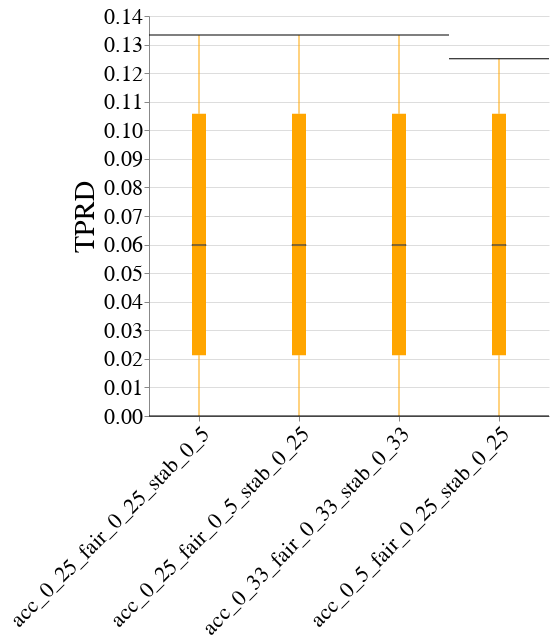

Notebook code for this chart:
### Code cell
create_box_plot_per_dataset_and_case_study(to_plot=best_lp_metrics_per_exp_config_df,
                                           exp_name=EXP_NAME,
                                           dataset_name=DATASET_NAME,
                                           case_study_name=CASE_STUDY_NAME,
                                           metric_name="Equalized_Odds_TPR",
                                           group=GROUP)

### Figure 1 — Vega-Lite specification as saved in the notebook (floating-point values rounded to 4 significant figures)
{"config": {"view": {"continuousWidth": 400, "continuousHeight": 300, "stroke": null}, "axis": {"labelFontSize": 22, "labelFontWeight": "normal", "titleFontSize": 28, "titleFontWeight": "normal"}, "title": {"fontSize": 28}}, "data": {"name": "data-73ada0e60e3822f5a2a5502a6a20af2e"}, "mark": {"type": "boxplot", "color": "orange", "median": {"stroke": "black", "strokeWidth": 0.7}, "ticks": true}, "encoding": {"x": {"axis": {"labelAngle": -45, "labelLimit": 500}, "field": "exp_config_name", "title": null, "type": "nominal"}, "y": {"field": "disparity_metric_value", "scale": {"zero": false}, "title": "TPRD", "type": "quantitative"}}, "height": 400, "width": 400, "$schema": "https://vega.github.io/schema/vega-lite/v4.17.0.json", "datasets": {"data-73ada0e60e3822f5a2a5502a6a20af2e": [{"exp_config_name": "acc_0_25_fair_0_25_stab_0_5", "run_num": 1, "logical_pipeline_uuid": "Tm9uZSZOT19GQUlSTkVTU19JTlRFUlZFTlRJT04mcmZfY2xm", "physical_pipeline_uuid": "7dbfe994-65d4-431f-b832-d6262564fe40", "compound_pp_quality": 0.9357, "metric": "Equalized_Odds_TPR", "model_name": "rf_clf", "runtime_in_mins": 0.3596, "dataset_name": "diabetes", "logical_pipeline_name": "None&NO_FAIRNESS_INTERVENTION&rf_clf", "null_imputer_name": "None", "fairness_intervention_name": "NO_FAIRNESS_INTERVENTION", "Gender_dis": 0.9444, "Gender_priv": 0.8846, "overall": 0.9091, "disparity_metric_value": 0.05983}, {"exp_config_name": "acc_0_25_fair_0_25_stab_0_5", "run_num": 2, "logical_pipeline_uuid": "Tm9uZSZOT19GQUlSTkVTU19JTlRFUlZFTlRJT04mcmZfY2xm", "physical_pipeline_uuid": "2388c476-c420-4416-a00c-3f5092645cfe", "compound_pp_quality": 0.9335, "metric": "Equalized_Odds_TPR", "model_name": "rf_clf", "runtime_in_mins": 1.729, "dataset_name": "diabetes", "logical_pipeline_name": "None&NO_FAIRNESS_INTERVENTION&rf_clf", "null_imputer_name": "None", "fairness_intervention_name": "NO_FAIRNESS_INTERVENTION", "Gender_dis": 1.0, "Gender_priv": 0.9787, "overall": 0.9875, "disparity_metric_value": 0.02128}, {"exp_config_name": "acc_0_25_fair_0_25_stab_0_5", "run_num": 3, "logical_pipeline_uuid": "Tm9uZSZOT19GQUlSTkVTU19JTlRFUlZFTlRJT04mcmZfY2xm", "physical_pipeline_uuid": "15190404-0407-400f-a9fd-c2b9810c7f99", "compound_pp_quality": 0.8936, "metric": "Equalized_Odds_TPR", "model_name": "rf_clf", "runtime_in_mins": 0.2844, "dataset_name": "diabetes", "logical_pipeline_name": "None&NO_FAIRNESS_INTERVENTION&rf_clf", "null_imputer_name": "None", "fairness_intervention_name": "NO_FAIRNESS_INTERVENTION", "Gender_dis": 0.9667, "Gender_priv": 0.8333, "overall": 0.8846, "disparity_metric_value": 0.1333}, {"exp_config_name": "acc_0_25_fair_0_25_stab_0_5", "run_num": 4, "logical_pipeline_uuid": "Tm9uZSZOT19GQUlSTkVTU19JTlRFUlZFTlRJT04mcmZfY2xm", "physical_pipeline_uuid": "5190675e-2b12-495b-a8bb-4420f06ab8d0", "compound_pp_quality": 0.8998, "metric": "Equalized_Odds_TPR", "model_name": "rf_clf", "runtime_in_mins": 0.1495, "dataset_name": "diabetes", "logical_pipeline_name": "None&NO_FAIRNESS_INTERVENTION&rf_clf", "null_imputer_name": "None", "fairness_intervention_name": "NO_FAIRNESS_INTERVENTION", "Gender_dis": 0.9143, "Gender_priv": 0.8085, "overall": 0.8537, "disparity_metric_value": 0.1058}, {"exp_config_name": "acc_0_25_fair_0_25_stab_0_5", "run_num": 5, "logical_pipeline_uuid": "Tm9uZSZOT19GQUlSTkVTU19JTlRFUlZFTlRJT04mcmZfY2xm", "physical_pipeline_uuid": "028ba49c-e6ec-4363-b79f-9714485aabc6", "compound_pp_quality": 0.9215, "metric": "Equalized_Odds_TPR", "model_name": "rf_clf", "runtime_in_mins": 0.458, "dataset_name": "diabetes", "logical_pipeline_name": "None&NO_FAIRNESS_INTERVENTION&rf_clf", "null_imputer_name": "None", "fairness_intervention_name": "NO_FAIRNESS_INTERVENTION", "Gender_dis": 1.0, "Gender_priv": 1.0, "overall": 1.0, "disparity_metric_value": 0.0}, {"exp_config_name": "acc_0_25_fair_0_5_stab_0_25", "run_num": 1, "logical_pipeline_uuid": "Tm9uZSZOT19GQUlSTkVTU19JTlRFUlZFTlRJT04mcmZfY2xm", "physical_pipeline_uuid": "1d038b04-892c-4018-8983-cedfdf03f090", "compound_pp_quality": 0.9367, "metric": "Equalized_Odds_TPR", "model_name": "rf_clf", "runtime_in_mins": 0.3948, "dataset_name": "diabetes", "logical_pipeline_name": "None&NO_FAIRNESS_INTERVENTION&rf_clf", "null_imputer_name": "None", "fairness_intervention_name": "NO_FAIRNESS_INTERVENTION", "Gender_dis": 0.9444, "Gender_priv": 0.8846, "overall": 0.9091, "disparity_metric_value": 0.05983}, {"exp_config_name": "acc_0_25_fair_0_5_stab_0_25", "run_num": 2, "logical_pipeline_uuid": "Tm9uZSZOT19GQUlSTkVTU19JTlRFUlZFTlRJT04mcmZfY2xm", "physical_pipeline_uuid": "c77cab1c-8555-4d2f-87cf-fb78385f612f", "compound_pp_quality": 0.9535, "metric": "Equalized_Odds_TPR", "model_name": "rf_clf", "runtime_in_mins": 0.7588, "dataset_name": "diabetes", "logical_pipeline_name": "None&NO_FAIRNESS_INTERVENTION&rf_clf", "null_imputer_name": "None", "fairness_intervention_name": "NO_FAIRNESS_INTERVENTION", "Gender_dis": 1.0, "Gender_priv": 0.9787, "overall": 0.9875, "disparity_metric_value": 0.02128}, {"exp_config_name": "acc_0_25_fair_0_5_stab_0_25", "run_num": 3, "logical_pipeline_uuid": "Tm9uZSZOT19GQUlSTkVTU19JTlRFUlZFTlRJT04mcmZfY2xm", "physical_pipeline_uuid": "83c2270c-92dd-4d60-9ad0-a31563ceb9f8", "compound_pp_quality": 0.8831, "metric": "Equalized_Odds_TPR", "model_name": "rf_clf", "runtime_in_mins": 0.1952, "dataset_name": "diabetes", "logical_pipeline_name": "None&NO_FAIRNESS_INTERVENTION&rf_clf", "null_imputer_name": "None", "fairness_intervention_name": "NO_FAIRNESS_INTERVENTION", "Gender_dis": 0.9667, "Gender_priv": 0.8333, "overall": 0.8846, "disparity_metric_value": 0.1333}, {"exp_config_name": "acc_0_25_fair_0_5_stab_0_25", "run_num": 4, "logical_pipeline_uuid": "Tm9uZSZOT19GQUlSTkVTU19JTlRFUlZFTlRJT04mcmZfY2xm", "physical_pipeline_uuid": "8ea4bf95-1e76-4700-b7aa-463ef3f2e078", "compound_pp_quality": 0.8962, "metric": "Equalized_Odds_TPR", "model_name": "rf_clf", "runtime_in_mins": 0.8846, "dataset_name": "diabetes", "logical_pipeline_name": "None&NO_FAIRNESS_INTERVENTION&rf_clf", "null_imputer_name": "None", "fairness_intervention_name": "NO_FAIRNESS_INTERVENTION", "Gender_dis": 0.9143, "Gender_priv": 0.8085, "overall": 0.8537, "disparity_metric_value": 0.1058}, {"exp_config_name": "acc_0_25_fair_0_5_stab_0_25", "run_num": 5, "logical_pipeline_uuid": "Tm9uZSZOT19GQUlSTkVTU19JTlRFUlZFTlRJT04mcmZfY2xm", "physical_pipeline_uuid": "118dd7f0-8c8c-46a6-8fea-3cf4c932cbae", "compound_pp_quality": 0.9516, "metric": "Equalized_Odds_TPR", "model_name": "rf_clf", "runtime_in_mins": 0.4297, "dataset_name": "diabetes", "logical_pipeline_name": "None&NO_FAIRNESS_INTERVENTION&rf_clf", "null_imputer_name": "None", "fairness_intervention_name": "NO_FAIRNESS_INTERVENTION", "Gender_dis": 1.0, "Gender_priv": 1.0, "overall": 1.0, "disparity_metric_value": 0.0}, {"exp_config_name": "acc_0_5_fair_0_25_stab_0_25", "run_num": 1, "logical_pipeline_uuid": "Tm9uZSZOT19GQUlSTkVTU19JTlRFUlZFTlRJT04mcmZfY2xm", "physical_pipeline_uuid": "9224fe8c-4944-4b70-89d2-e74dd943d5d5", "compound_pp_quality": 0.9342, "metric": "Equalized_Odds_TPR", "model_name": "rf_clf", "runtime_in_mins": 0.3736, "dataset_name": "diabetes", "logical_pipeline_name": "None&NO_FAIRNESS_INTERVENTION&rf_clf", "null_imputer_name": "None", "fairness_intervention_name": "NO_FAIRNESS_INTERVENTION", "Gender_dis": 0.9444, "Gender_priv": 0.8846, "overall": 0.9091, "disparity_metric_value": 0.05983}, {"exp_config_name": "acc_0_5_fair_0_25_stab_0_25", "run_num": 2, "logical_pipeline_uuid": "Tm9uZSZOT19GQUlSTkVTU19JTlRFUlZFTlRJT04mcmZfY2xm", "physical_pipeline_uuid": "18b02800-5d51-4800-8169-694cabafa5d5", "compound_pp_quality": 0.948, "metric": "Equalized_Odds_TPR", "model_name": "rf_clf", "runtime_in_mins": 1.003, "dataset_name": "diabetes", "logical_pipeline_name": "None&NO_FAIRNESS_INTERVENTION&rf_clf", "null_imputer_name": "None", "fairness_intervention_name": "NO_FAIRNESS_INTERVENTION", "Gender_dis": 1.0, "Gender_priv": 0.9787, "overall": 0.9875, "disparity_metric_value": 0.02128}, {"exp_config_name": "acc_0_5_fair_0_25_stab_0_25", "run_num": 3, "logical_pipeline_uuid": "Tm9uZSZOT19GQUlSTkVTU19JTlRFUlZFTlRJT04mbGdibV9jbGY=", "physical_pipeline_uuid": "fa2c365d-6050-4dde-8d07-dc3524d1f624", "compound_pp_quality": 0.8518, "metric": "Equalized_Odds_TPR", "model_name": "lgbm_clf", "runtime_in_mins": 0.07182, "dataset_name": "diabetes", "logical_pipeline_name": "None&NO_FAIRNESS_INTERVENTION&lgbm_clf", "null_imputer_name": "None", "fairness_intervention_name": "NO_FAIRNESS_INTERVENTION", "Gender_dis": 0.8333, "Gender_priv": 0.7083, "overall": 0.7564, "disparity_metric_value": 0.125}, {"exp_config_name": "acc_0_5_fair_0_25_stab_0_25", "run_num": 4, "logical_pipeline_uuid": "Tm9uZSZOT19GQUlSTkVTU19JTlRFUlZFTlRJT04mcmZfY2xm", "physical_pipeline_uuid": "e5c8e664-57ab-4082-a1cb-df61e5780802", "compound_pp_quality": 0.9003, "metric": "Equalized_Odds_TPR", "model_name": "rf_clf", "runtime_in_mins": 0.08119, "dataset_name": "diabetes", "logical_pipeline_name": "None&NO_FAIRNESS_INTERVENTION&rf_clf", "null_imputer_name": "None", "fairness_intervention_name": "NO_FAIRNESS_INTERVENTION", "Gender_dis": 0.9143, "Gender_priv": 0.8085, "overall": 0.8537, "disparity_metric_value": 0.1058}, {"exp_config_name": "acc_0_5_fair_0_25_stab_0_25", "run_num": 5, "logical_pipeline_uuid": "Tm9uZSZOT19GQUlSTkVTU19JTlRFUlZFTlRJT04mcmZfY2xm", "physical_pipeline_uuid": "dd818d1c-2e47-4d37-80d8-8c6d5f1e8c3a", "compound_pp_quality": 0.9436, "metric": "Equalized_Odds_TPR", "model_name": "rf_clf", "runtime_in_mins": 0.6953, "dataset_name": "diabetes", "logical_pipeline_name": "None&NO_FAIRNESS_INTERVENTION&rf_clf", "null_imputer_name": "None", "fairness_intervention_name": "NO_FAIRNESS_INTERVENTION", "Gender_dis": 1.0, "Gender_priv": 1.0, "overall": 1.0, "disparity_metric_value": 0.0}, {"exp_config_name": "acc_0_33_fair_0_33_stab_0_33", "run_num": 1, "logical_pipeline_uuid": "Tm9uZSZOT19GQUlSTkVTU19JTlRFUlZFTlRJT04mcmZfY2xm", "physical_pipeline_uuid": "74c3a2ee-b161-4fae-a92b-4f881e59a89f", "compound_pp_quality": 0.9262, "metric": "Equalized_Odds_TPR", "model_name": "rf_clf", "runtime_in_mins": 0.3739, "dataset_name": "diabetes", "logical_pipeline_name": "None&NO_FAIRNESS_INTERVENTION&rf_clf", "null_imputer_name": "None", "fairness_intervention_name": "NO_FAIRNESS_INTERVENTION", "Gender_dis": 0.9444, "Gender_priv": 0.8846, "overall": 0.9091, "disparity_metric_value": 0.05983}, {"exp_config_name": "acc_0_33_fair_0_33_stab_0_33", "run_num": 2, "logical_pipeline_uuid": "Tm9uZSZOT19GQUlSTkVTU19JTlRFUlZFTlRJT04mcmZfY2xm", "physical_pipeline_uuid": "d96b8792-9f5d-4596-9757-f26ceab39e73", "compound_pp_quality": 0.9353, "metric": "Equalized_Odds_TPR", "model_name": "rf_clf", "runtime_in_mins": 0.8578, "dataset_name": "diabetes", "logical_pipeline_name": "None&NO_FAIRNESS_INTERVENTION&rf_clf", "null_imputer_name": "None", "fairness_intervention_name": "NO_FAIRNESS_INTERVENTION", "Gender_dis": 1.0, "Gender_priv": 0.9787, "overall": 0.9875, "disparity_metric_value": 0.02128}, {"exp_config_name": "acc_0_33_fair_0_33_stab_0_33", "run_num": 3, "logical_pipeline_uuid": "Tm9uZSZOT19GQUlSTkVTU19JTlRFUlZFTlRJT04mcmZfY2xm", "physical_pipeline_uuid": "3f9b91c8-fb6d-45e8-835e-d12dd5038ffe", "compound_pp_quality": 0.8797, "metric": "Equalized_Odds_TPR", "model_name": "rf_clf", "runtime_in_mins": 0.1847, "dataset_name": "diabetes", "logical_pipeline_name": "None&NO_FAIRNESS_INTERVENTION&rf_clf", "null_imputer_name": "None", "fairness_intervention_name": "NO_FAIRNESS_INTERVENTION", "Gender_dis": 0.9667, "Gender_priv": 0.8333, "overall": 0.8846, "disparity_metric_value": 0.1333}, {"exp_config_name": "acc_0_33_fair_0_33_stab_0_33", "run_num": 4, "logical_pipeline_uuid": "Tm9uZSZOT19GQUlSTkVTU19JTlRFUlZFTlRJT04mcmZfY2xm", "physical_pipeline_uuid": "81d289b7-901f-4a15-bf35-bd3f85213587", "compound_pp_quality": 0.8882, "metric": "Equalized_Odds_TPR", "model_name": "rf_clf", "runtime_in_mins": 0.1857, "dataset_name": "diabetes", "logical_pipeline_name": "None&NO_FAIRNESS_INTERVENTION&rf_clf", "null_imputer_name": "None", "fairness_intervention_name": "NO_FAIRNESS_INTERVENTION", "Gender_dis": 0.9143, "Gender_priv": 0.8085, "overall": 0.8537, "disparity_metric_value": 0.1058}, {"exp_config_name": "acc_0_33_fair_0_33_stab_0_33", "run_num": 5, "logical_pipeline_uuid": "Tm9uZSZOT19GQUlSTkVTU19JTlRFUlZFTlRJT04mcmZfY2xm", "physical_pipeline_uuid": "0f53c2f7-ef51-4d34-aac1-25c31577e5e5", "compound_pp_quality": 0.9324, "metric": "Equalized_Odds_TPR", "model_name": "rf_clf", "runtime_in_mins": 0.6292, "dataset_name": "diabetes", "logical_pipeline_name": "None&NO_FAIRNESS_INTERVENTION&rf_clf", "null_imputer_name": "None", "fairness_intervention_name": "NO_FAIRNESS_INTERVENTION", "Gender_dis": 1.0, "Gender_priv": 1.0, "overall": 1.0, "disparity_metric_value": 0.0}]}}
